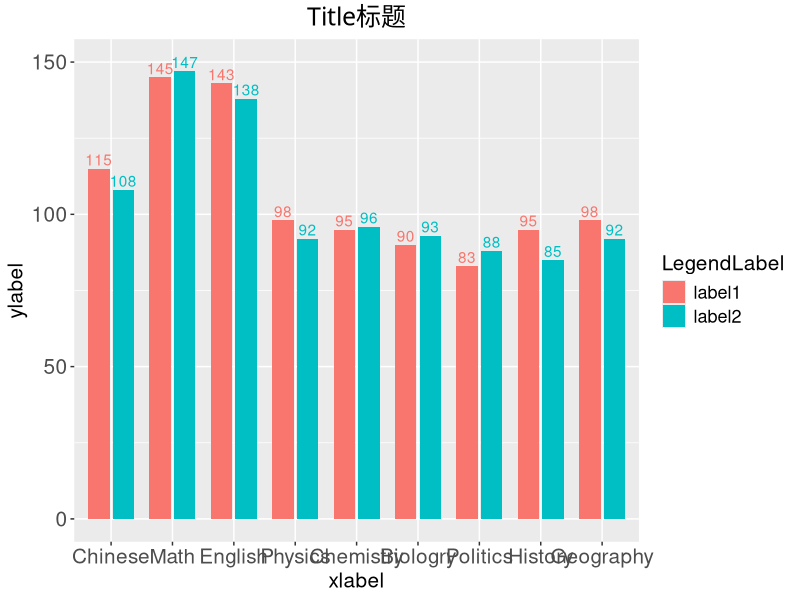

The R source for this figure:
library(ggplot2)
library(reshape2)

#导入数据
mydata <- read.table("data.txt", sep="\t", header=TRUE)

mydata$Sub <- factor(1:length(rownames(mydata)), labels=rownames(mydata))	
#将行名转化为factor类型数据，且保留原顺序
print(levels(mydata$Sub)) #levels函数显示factor的顺序

print(mydata)

#用melt将mydata转换成long型，便于两组数据一起作图
mydata_long <- melt(mydata, id=c("ID","Class","Sub"), variable.name="ScoreNo", value.name="Score")
print(mydata_long)

fig <- ggplot(data=mydata_long, aes(x=Sub, y=Score, fill=ScoreNo))

fig <- fig + geom_bar(stat="identity", position=position_dodge(0.8), width=0.7) #default: width=0.9
#stat="identity": 指定了柱状图的高度(y)，还可以是"count"计数
#position="dodge": 不同颜色的柱子并排放置，且不同颜色柱子之间没有空隙，默认是position="stack"
#position=position_dodge(0.X): 调整不同颜色柱子间的距离，对应也可以用position=position_stack(vjust=0.X)

fig <- fig + scale_y_continuous(breaks=seq(0,150,50), limits=c(0,150))

fig <- fig + labs(title="Title标题", fill="LegendLabel")#图例标题

fig <- fig + scale_fill_discrete(labels=c("label1", "label2"))
#图例小标签，因为图例是fill区分的所以scale后面是fill

#在柱状图上添加数字标签 
fig <- fig + geom_text(aes(x=Sub, y=Score+3, label=Score, color=ScoreNo),  	 #标签的坐标和颜色
				position=position_dodge(0.8), show.legend=FALSE) #同样dodge排列，且不显示text标签的图例

fig <- fig + xlab(label="xlabel") + ylab(label="ylabel")

fig <- fig + theme(plot.title=element_text(family="STKaiti", hjust=0.5))#标题居中,STKaiti可以显示中文

fig <- fig + theme(title=element_text(size=15, color='black'),
					axis.title.x=element_text(size=15),	#x轴label字体
					axis.title.y=element_text(size=15),	#y轴label字体
					axis.text.x=element_text(size=15),	#x轴标签刻度字体
					axis.text.y=element_text(size=15))	#y轴标签刻度字体

#调整图例
fig <- fig + theme(legend.position="right",	#bottom/top/left
					legend.title=element_text(size=15),
					legend.text=element_text(size=13))

#导出图像
ggsave("histogram.png", dpi=300, width=12, height=6)

























